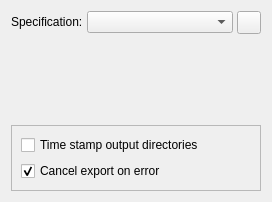
<?xml version="1.0" encoding="UTF-8"?>
<!--
######################################################################################################################
# Copyright (C) 2017-2022 Spine project consortium
# This file is part of Spine Items.
# Spine Items is free software: you can redistribute it and\/or modify it under the terms of the GNU Lesser General
# Public License as published by the Free Software Foundation, either version 3 of the License, or (at your option)
# any later version. This program is distributed in the hope that it will be useful, but WITHOUT ANY WARRANTY;
# without even the implied warranty of MERCHANTABILITY or FITNESS FOR A PARTICULAR PURPOSE. See the GNU Lesser General
# Public License for more details. You should have received a copy of the GNU Lesser General Public License along with
# this program. If not, see <http:\/\/www.gnu.org\/licenses\/>.
######################################################################################################################
-->
<ui version="4.0">
 <class>Form</class>
 <widget class="QWidget" name="Form">
  <property name="geometry">
   <rect>
    <x>0</x>
    <y>0</y>
    <width>272</width>
    <height>202</height>
   </rect>
  </property>
  <property name="windowTitle">
   <string>Form</string>
  </property>
  <layout class="QVBoxLayout" name="verticalLayout">
   <item>
    <layout class="QHBoxLayout" name="horizontalLayout_9">
     <property name="spacing">
      <number>4</number>
     </property>
     <item>
      <widget class="QLabel" name="specification_label">
       <property name="sizePolicy">
        <sizepolicy hsizetype="Fixed" vsizetype="Fixed">
         <horstretch>0</horstretch>
         <verstretch>0</verstretch>
        </sizepolicy>
       </property>
       <property name="maximumSize">
        <size>
         <width>16777215</width>
         <height>16777215</height>
        </size>
       </property>
       <property name="text">
        <string>Specification:</string>
       </property>
      </widget>
     </item>
     <item>
      <widget class="QComboBox" name="specification_combo_box">
       <property name="sizePolicy">
        <sizepolicy hsizetype="Expanding" vsizetype="Fixed">
         <horstretch>0</horstretch>
         <verstretch>0</verstretch>
        </sizepolicy>
       </property>
       <property name="toolTip">
        <string>&lt;html&gt;&lt;head/&gt;&lt;body&gt;&lt;p&gt;Tool specification for this Tool&lt;/p&gt;&lt;/body&gt;&lt;/html&gt;</string>
       </property>
      </widget>
     </item>
     <item>
      <widget class="QToolButton" name="specification_button">
       <property name="toolTip">
        <string>&lt;html&gt;&lt;head/&gt;&lt;body&gt;&lt;p&gt;Edit specification.&lt;/p&gt;&lt;/body&gt;&lt;/html&gt;</string>
       </property>
       <property name="icon">
        <iconset resource="../../ui/resources/resources_icons.qrc">
         <normaloff>:/icons/wrench.svg</normaloff>:/icons/wrench.svg</iconset>
       </property>
       <property name="popupMode">
        <enum>QToolButton::InstantPopup</enum>
       </property>
      </widget>
     </item>
    </layout>
   </item>
   <item>
    <widget class="QLabel" name="message_label">
     <property name="text">
      <string/>
     </property>
     <property name="wordWrap">
      <bool>true</bool>
     </property>
    </widget>
   </item>
   <item>
    <layout class="QVBoxLayout" name="outputs_list_layout">
     <property name="spacing">
      <number>0</number>
     </property>
    </layout>
   </item>
   <item>
    <spacer name="verticalSpacer">
     <property name="orientation">
      <enum>Qt::Vertical</enum>
     </property>
     <property name="sizeHint" stdset="0">
      <size>
       <width>20</width>
       <height>40</height>
      </size>
     </property>
    </spacer>
   </item>
   <item>
    <widget class="QFrame" name="frame">
     <property name="frameShape">
      <enum>QFrame::StyledPanel</enum>
     </property>
     <property name="frameShadow">
      <enum>QFrame::Raised</enum>
     </property>
     <layout class="QVBoxLayout" name="verticalLayout_2">
      <item>
       <widget class="QCheckBox" name="output_time_stamps_check_box">
        <property name="toolTip">
         <string>Checking this will add time stamps to output directory names.</string>
        </property>
        <property name="text">
         <string>Time stamp output directories</string>
        </property>
       </widget>
      </item>
      <item>
       <widget class="QCheckBox" name="cancel_on_error_check_box">
        <property name="text">
         <string>Cancel export on error</string>
        </property>
        <property name="checked">
         <bool>true</bool>
        </property>
       </widget>
      </item>
     </layout>
    </widget>
   </item>
  </layout>
 </widget>
 <resources>
  <include location="../../ui/resources/resources_icons.qrc"/>
 </resources>
 <connections/>
</ui>
